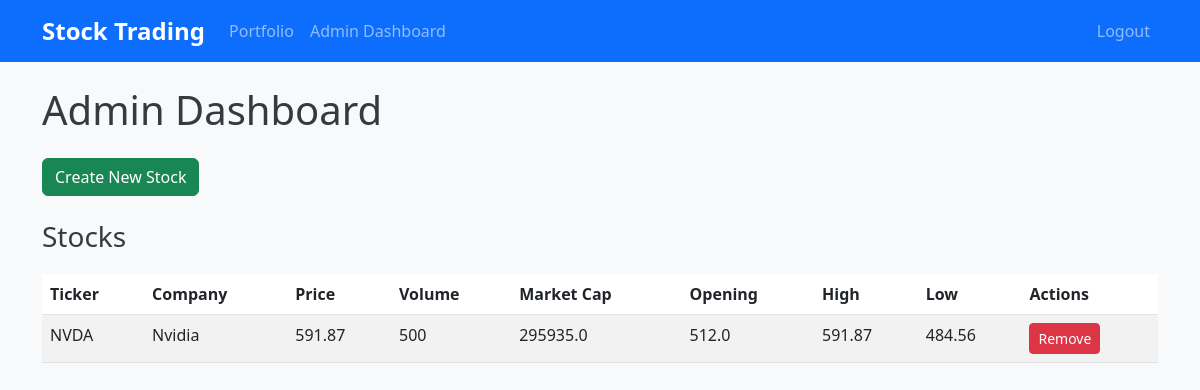
Page /admin (signed in) on the earlier database version.
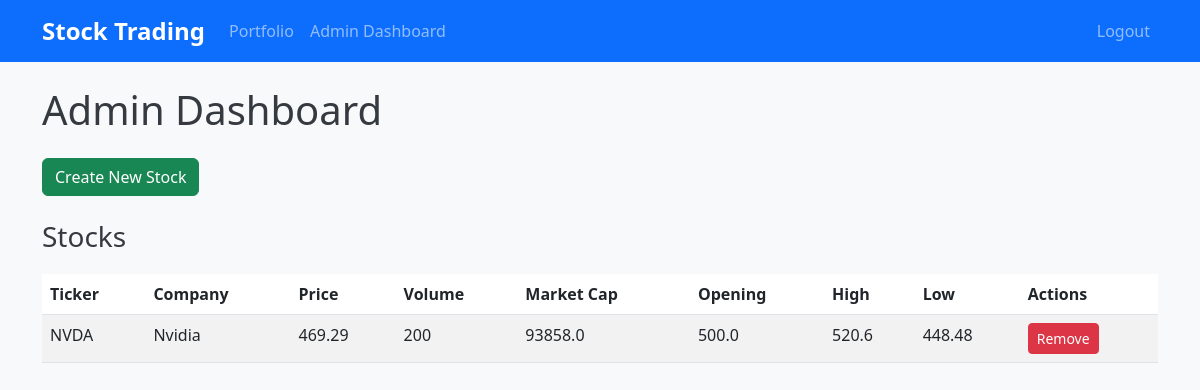
Same page on the later database version.
### models.py (models this page shows)
class Stock(db.Model):
    id = db.Column(db.Integer, primary_key=True)
    company_name = db.Column(db.String(100), nullable=False)
    ticker = db.Column(db.String(10), unique=True, nullable=False)
    volume = db.Column(db.Integer, nullable=False)
    initial_price = db.Column(db.Float, nullable=False)
    current_price = db.Column(db.Float, nullable=False)
    opening_price = db.Column(db.Float, nullable=False)
    high = db.Column(db.Float, nullable=False)
    low = db.Column(db.Float, nullable=False)

### app.py (the view)
@app.route('/admin')
@login_required
def admin_dashboard():
    if current_user.username != 'admin':
        return redirect(url_for('index'))
    stocks = Stock.query.all()
    return render_template('admin_dashboard.html', stocks=stocks)

### app.py (called while the page is built)
@login_manager.user_loader
def load_user(user_id):
    return User.query.get(int(user_id))

### templates/admin_dashboard.html
{% extends 'base.html' %}
{% block content %}
<h1 class="mb-4">Admin Dashboard</h1>
<div class="mb-4">
  <a class="btn btn-success" href="{{ url_for('create_stock') }}">Create New Stock</a>
</div>
<div>
  <h3>Stocks</h3>
  <table class="table table-striped table-hover">
    <thead>
      <tr>
        <th scope="col">Ticker</th>
        <th scope="col">Company</th>
        <th scope="col">Price</th>
        <th scope="col">Volume</th>
        <th scope="col">Market Cap</th>
        <th scope="col">Opening</th>
        <th scope="col">High</th>
        <th scope="col">Low</th>
        <th scope="col">Actions</th>
      </tr>
    </thead>
    <tbody>
      {% for stock in stocks %}
      <tr>
        <td>{{ stock.ticker }}</td>
        <td>{{ stock.company_name }}</td>
        <td>{{ stock.current_price }}</td>
        <td>{{ stock.volume }}</td>
        <td>{{ stock.volume * stock.current_price }}</td>
        <td>{{ stock.opening_price }}</td>
        <td>{{ stock.high }}</td>
        <td>{{ stock.low }}</td>
        <td>
          <form action="{{ url_for('remove_stock', stock_id=stock.id) }}" method="post" onsubmit="return confirm('Are you sure you want to remove this stock?');">
            <button type="submit" class="btn btn-sm btn-danger">Remove</button>
          </form>
        </td>
      </tr>
      {% endfor %}
    </tbody>
  </table>
</div>
{% endblock %}

Differences in the rows shown:
changed Stock "NVDA": current_price "591.87" → "469.29"; volume "500" → "200"; stock.volume*stock.current_price "295935.0" → "93858.0"; opening_price "512.0" → "500.0"; high "591.87" → "520.6"; low "484.56" → "448.48"
